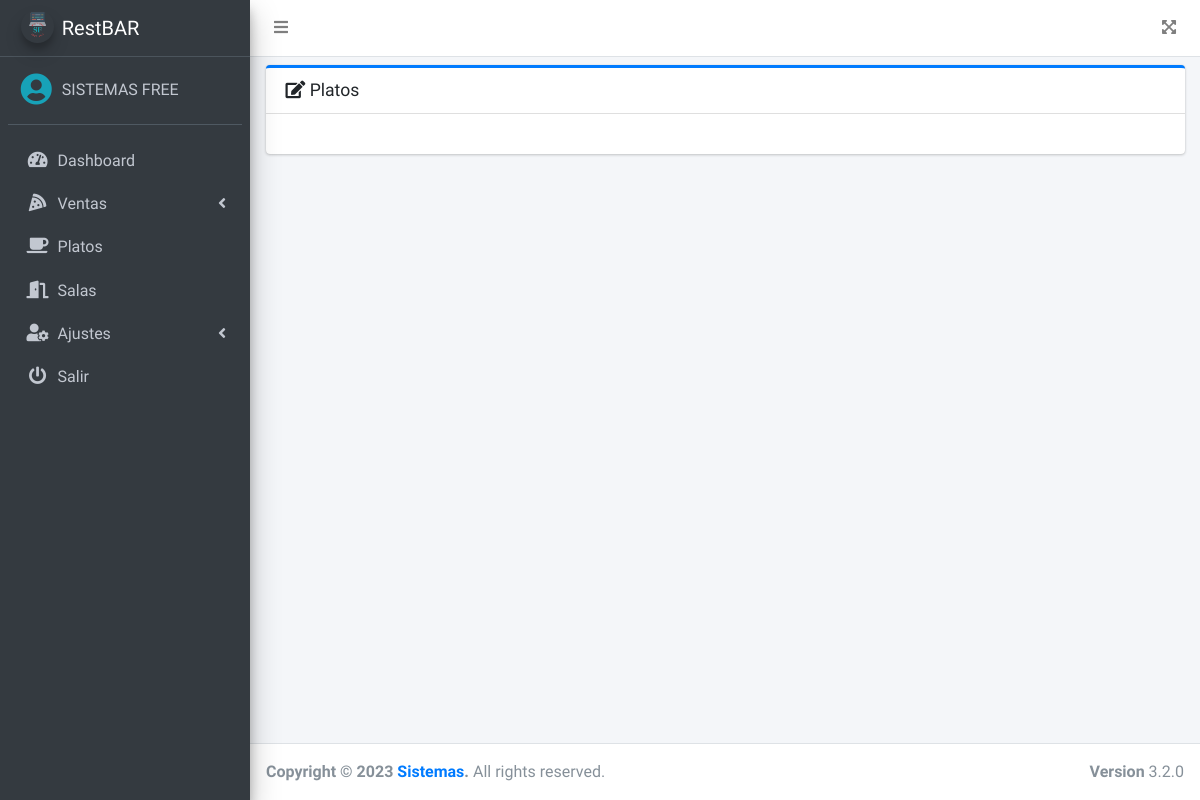
Before: /src/finalizar.php?id_sala=2&mesa=3 (signed in) with the older database file.
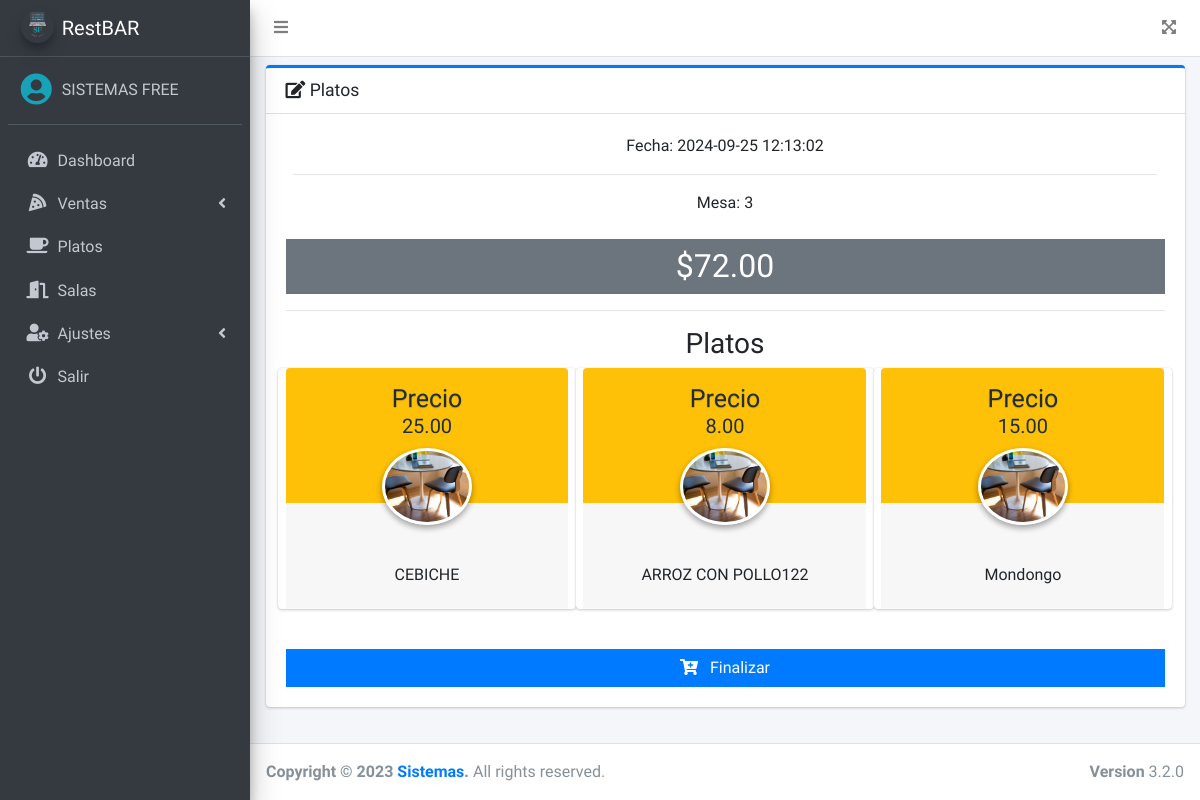
After: the same page with the newer database file.
### tables this page shows
CREATE TABLE `pedidos` (
  `id` int(11) NOT NULL,
  `id_sala` int(11) NOT NULL,
  `num_mesa` int(11) NOT NULL,
  `fecha` timestamp NOT NULL DEFAULT current_timestamp() ON UPDATE current_timestamp(),
  `total` decimal(10,2) NOT NULL,
  `observacion` text DEFAULT NULL,
  `estado` enum('PENDIENTE','FINALIZADO') NOT NULL DEFAULT 'PENDIENTE',
  `id_usuario` int(11) NOT NULL
);

CREATE TABLE `detalle_pedidos` (
  `id` int(11) NOT NULL,
  `nombre` varchar(200) NOT NULL,
  `precio` decimal(10,2) NOT NULL,
  `cantidad` int(11) NOT NULL,
  `id_pedido` int(11) NOT NULL
);

### src/finalizar.php (the view, shortened to what the changed rows need)
<?php
if ($_SESSION['rol'] == 1 || $_SESSION['rol'] == 3) {
$id_sala = $_GET['id_sala'];
$mesa = $_GET['mesa'];
include_once "includes/header.php";
?>
<div class="card card-primary card-outline">
    <div class="card-header">
        <h3 class="card-title">
            <i class="fas fa-edit"></i>
            Platos
        </h3>
    </div>
    <div class="card-body">
        <div class="row">
            <?php
            include "../conexion.php";
            $query = mysqli_query($conexion, "SELECT * FROM pedidos WHERE id_sala = $id_sala AND num_mesa = $mesa AND estado = 'PENDIENTE'");
            $result = mysqli_fetch_assoc($query);
            if (!empty($result)) { ?>
                <div class="col-md-12 text-center">
                    <div class="col-12">
                        Fecha: <?php echo $result['fecha']; ?>
                        <hr>
                        Mesa: <?php echo $_GET['mesa']; ?>
                    </div>
                    <div class="bg-gray py-2 px-3 mt-4">
                        <h2 class="mb-0">
                            $<?php echo $result['total']; ?>
                        </h2>
                    </div>
                    <hr>
                    <h3>Platos</h3>
                    <div class="row">
                    <?php $id_pedido = $result['id'];
                    $query1 = mysqli_query($conexion, "SELECT * FROM detalle_pedidos WHERE id_pedido = $id_pedido");
                    while ($data1 = mysqli_fetch_assoc($query1)) { ?>
                        <div class="col-md-4 card card-widget widget-user">
                            <div class="widget-user-header bg-warning">
                                <h3 class="widget-user-username">Precio</h3>
                                <h5 class="widget-user-desc"><?php echo $data1['precio']; ?></h5>
                            </div>
                            <div class="widget-user-image">
                                <img class="img-circle elevation-2" src="../assets/img/mesa.jpg" alt="User Avatar">
                            </div>
                            <div class="card-footer">
                                <div class="description-block">
                                    <span><?php echo $data1['nombre']; ?></span>
                                </div>
                            </div>
                        </div>
                    <?php } ?>
                    </div>
                    <div class="mt-4">
                        <a class="btn btn-primary btn-block btn-flat finalizarPedido" href="#">
                            <i class="fas fa-cart-plus mr-2"></i>
                            Finalizar
                        </a>
                    </div>
                </div>
            <?php } ?>
        </div>
    </div>
</div>
<?php include_once "includes/footer.php";
} else {
    header('Location: permisos.php');
} ?>

### src/includes/header.php (shortened to what the changed rows need)
<!DOCTYPE html>
<html lang="en">
<head>
    <link rel="stylesheet" href="../assets/plugins/fontawesome-free/css/all.min.css">
    <link rel="stylesheet" href="https://code.ionicframework.com/ionicons/2.0.1/css/ionicons.min.css">
    <link rel="stylesheet" href="../assets/dist/css/adminlte.min.css">
    <link rel="stylesheet" href="../assets/plugins/datatables-bs4/css/dataTables.bootstrap4.min.css">
</head>
<body class="hold-transition sidebar-mini">
    <div class="wrapper">
        <nav class="main-header navbar navbar-expand navbar-white navbar-light">
            <ul class="navbar-nav">
                <li class="nav-item">
                    <a class="nav-link" data-widget="pushmenu" href="#" role="button"><i class="fas fa-bars"></i></a>
                </li>
            </ul>
            <ul class="navbar-nav ml-auto">
                <li class="nav-item">
                    <a class="nav-link" data-widget="fullscreen" href="#" role="button">
                        <i class="fas fa-expand-arrows-alt"></i>
                    </a>
                </li>
            </ul>
        </nav>
        <aside class="main-sidebar sidebar-dark-primary elevation-4">
            <a href="dashboard.php" class="brand-link">
                <img src="../assets/img/logo.png" alt="AdminLTE Logo" class="brand-image img-circle elevation-3" style="opacity: .8">
                <span class="brand-text font-weight-light">RestBAR</span>
            </a>
            <div class="sidebar">
                <div class="user-panel mt-3 pb-3 mb-3 d-flex">
                    <div class="image">
                        <i class="fas fa-user-circle fa-2x text-info"></i>
                    </div>
                    <div class="info">
                        <a href="#" class="d-block"><?php echo $_SESSION['nombre']; ?></a>
                    </div>
                </div>
                <nav class="mt-2">
                    <ul class="nav nav-pills nav-sidebar flex-column" data-widget="treeview" role="menu" data-accordion="false">
                        <li class="nav-item">
                            <a href="dashboard.php" class="nav-link">
                                <i class="nav-icon fas fa-tachometer-alt"></i>
                                <p>
                                    Dashboard
                                </p>
                            </a>
                        </li>
                        <li class="nav-item">
                            <a href="#" class="nav-link">
                                <i class="nav-icon fas fa-pizza-slice"></i>
                                <p>
                                    Ventas
                                    <i class="fas fa-angle-left right"></i>
                                </p>
                            </a>
                        </li>
                        <?php if ($_SESSION['rol'] == 1 || $_SESSION['rol'] == 2) {
                            echo '<li class="nav-item">
                                <a href="platos.php" class="nav-link">
                                    <i class="nav-icon fas fa-coffee"></i>
                                    <p>
                                        Platos
                                    </p>
                                </a>
                            </li>';
                        } if ($_SESSION['rol'] == 1) {
                            echo '<li class="nav-item">
                                <a href="salas.php" class="nav-link">
                                    <i class="nav-icon fas fa-door-open"></i>
                                    <p>
                                        Salas
                                    </p>
                                </a>
                            </li>
                            <li class="nav-item">
                                <a href="#" class="nav-link">
                                    <i class="nav-icon fas fa-user-cog"></i>
                                    <p>
                                        Ajustes
                                        <i class="fas fa-angle-left right"></i>
                                    </p>
                                </a>
                                <ul class="nav nav-treeview">
                                    <li class="nav-item">
                                        <a href="usuarios.php" class="nav-link">
                                            <i class="far fa-circle nav-icon"></i>
                                            <p>Usuarios</p>
                                        </a>
                                    </li>
                                    <li class="nav-item">
                                        <a href="config.php" class="nav-link">
                                            <i class="far fa-circle nav-icon"></i>
                                            <p>Configuración</p>
                                        </a>
                                    </li>
                                </ul>
                            </li>';
                        } ?>
                        <li class="nav-item">
                            <a href="salir.php" class="nav-link">
                                <i class="nav-icon fas fa-power-off"></i>
                                <p>
                                    Salir
                                </p>
                            </a>
                        </li>
                    </ul>
                </nav>
            </div>
        </aside>
        <div class="content-wrapper">
            <div class="content">
                <div class="container-fluid py-2">

Changed rows visible on the page:
added pedidos: fecha "2024-09-25 12:13:02", total "72.00"
added detalle_pedidos: precio "25.00", nombre "CEBICHE"
added detalle_pedidos: precio "8.00", nombre "ARROZ CON POLLO122"
added detalle_pedidos: precio "15.00", nombre "Mondongo"
Other visible differences:
$_GET['mesa']: (not shown) → "3"
text now shown: "Fecha: Mesa: $ Platos Finalizar"
